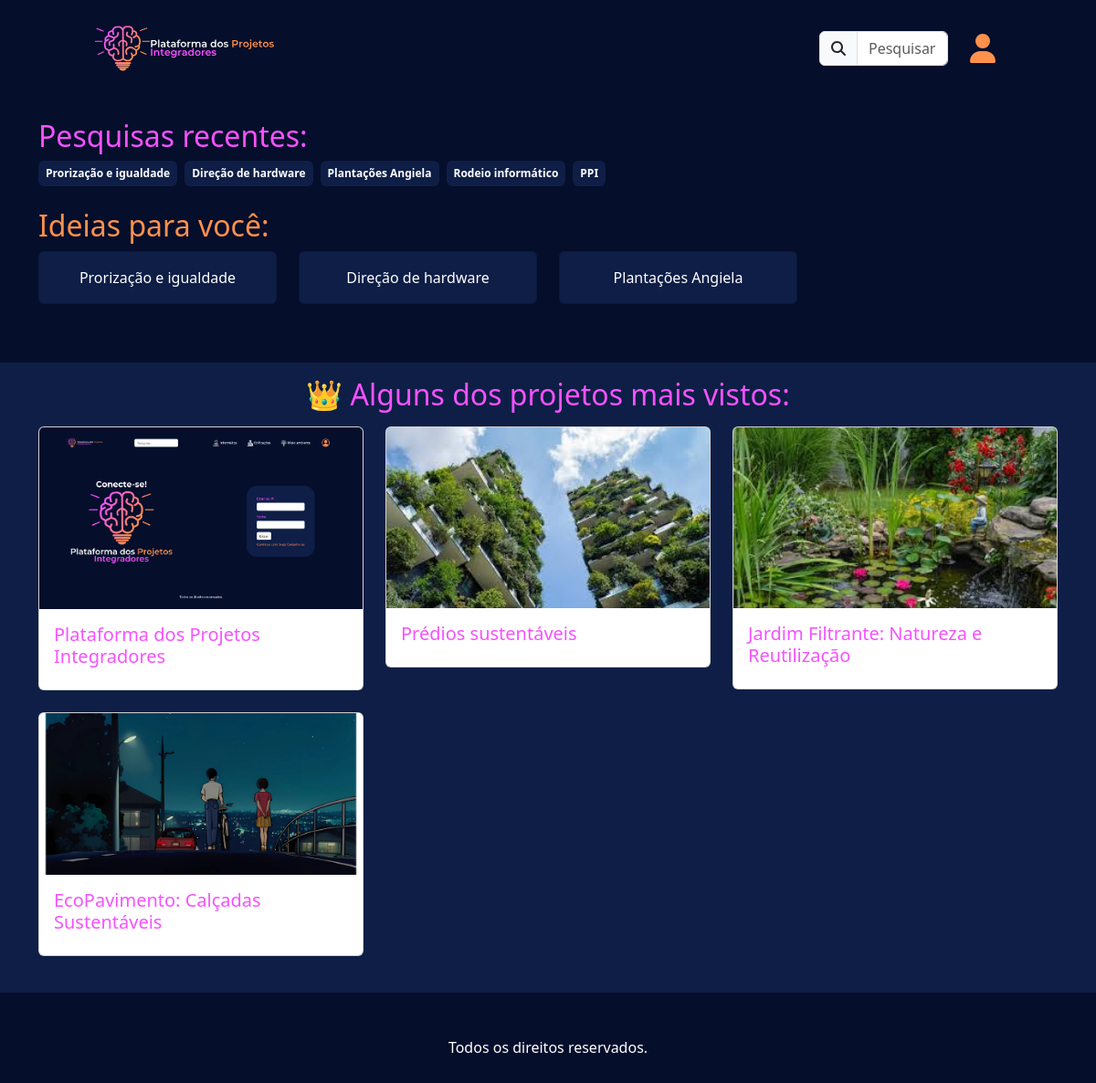
Before: /pesquisar/ with the older database file.
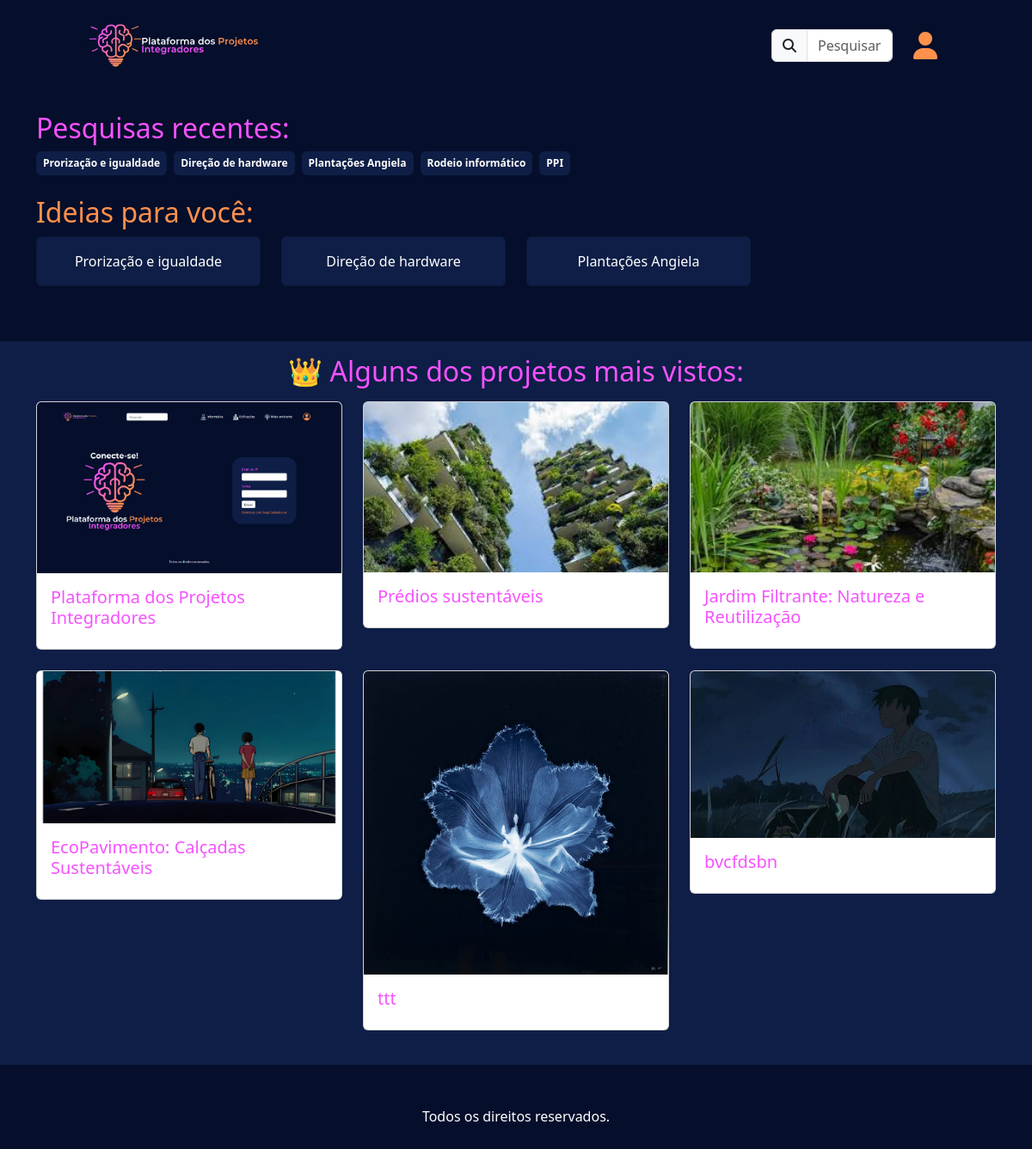
After: the same page with the newer database file.
### ppi/models.py (models this page shows, shortened)
class Projeto(models.Model):
    titulo = models.CharField(max_length=80)
    resumo = models.TextField(max_length=150)
    objetivo = models.TextField(max_length=2000)
    capa = models.ImageField('media/')
    pdf = models.FileField(blank=True, null=True)
    imagens = models.ImageField(blank=True, null=True)
    palavras_chave = models.CharField(max_length=200, blank=True, null=True)
    curso = models.ForeignKey(Curso,on_delete=models.CASCADE, related_name="projetos")
    alunos = models.ManyToManyField(Aluno, related_name="projetos", blank=True)
    orientadores = models.ManyToManyField(Orientador, related_name="projetos", blank=True)
    componentes = models.ManyToManyField(User, related_name="projetos", blank=True)
    criado_em = models.DateTimeField(auto_now_add=True,null=True)

### ppi/views.py (the view)
# urls.py: path("pesquisar/", views.pesquisar, name = "pesquisar"),
def pesquisar(request):
    posts = Projeto.objects.all()
    context = {
        "projetos" : posts,
        'pesquisas': ['Prorização e igualdade', 'Direção de hardware', 'Plantações Angiela', 'Rodeio informático', 'PPI'],
        'ideias': ['Prorização e igualdade', 'Direção de hardware', 'Plantações Angiela'],
    }
    return render(request, 'pesquisar.html', context)

### ppi/context_processors.py (called while the page is built)
def cursos(request):
    return {
        "cursos" : Curso.objects.all,
    }

### ppi/templates/pesquisar.html (shortened to what this page needs)
{% extends 'base.html' %}
{% load static %}
{% block conteudo %}
<section class="container mt-4">
    <h2 class="roxinho">Pesquisas recentes:</h2>
    <div class="d-flex flex-wrap gap-2">
        {% for pesquisa in pesquisas %}
            <span class="badge blueback p-2">{{ pesquisa }}</span>
        {% endfor %}
    </div>
</section>
<section class="container mt-4">
    <h2 class="laranja">Ideias para você:</h2>
    <div class="row">
        {% for ideia in ideias %}
            <div class="col-md-3 mb-3">
                <div class="card blueback text-white text-center p-3">
                    {{ ideia }}
                </div>
            </div>
        {% endfor %}
    </div>
</section>
 <div class="container-fluid blueback">
     <section class="container mt-5 py-3">
         <h2 class="roxinho text-center mb-3">👑 Alguns dos projetos mais vistos:</h2>
         <div class="row">
             {% for projeto in projetos %}
                 <div class="col-md-4 mb-4">
                     <div class="card">
                         <img src="{{ projeto.capa.url }}" alt="{{ projeto.titulo }}" class="card-img-top">
                         <div class="card-body">
                             <h5 class="card-title roxinho">{{ projeto.titulo }}</h5>
                         </div>
                     </div>
                 </div>
                 {% empty %}
                 <li>Nenhum projeto encotrado.<li/>
             {% endfor %}
         </div>
     </section>
 </div>
{% endblock conteudo %}

Changed rows visible on the page:
added Projeto: capa (picture), titulo "ttt"
added Projeto: capa (picture), titulo "bvcfdsbn"
